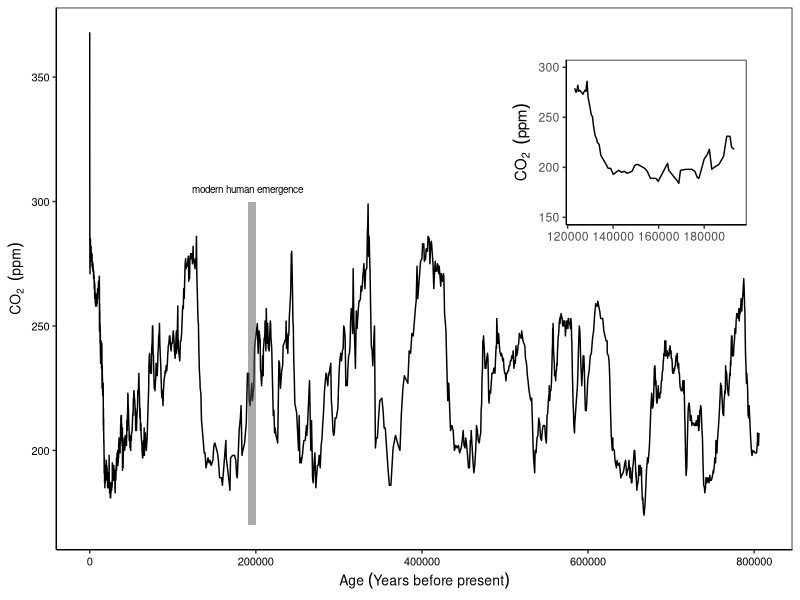

Generate this figure with R:
#Set working directory and import the data
#setwd("C:/Users/zintl/OneDrive - campus.ru.ac.za/M.Sc Project/R code")
data=read.csv("Data/carbon.csv", header=TRUE, sep = ';')

head(data)

library(dplyr)
library(ggplot2)

# force R to plot actual values and not scientific notation
options(scipen=10000)

themed <- theme(panel.grid.minor = element_blank(),
                panel.grid.major = element_blank(),
                panel.background=element_rect(fill="white"),
                axis.line=element_line("black"),
                panel.border=element_rect(fill=NA,colour="black"),
                strip.background=element_rect(fill="grey 80",colour="black"),
                strip.text.x = element_text(size = 7),
                legend.position = 'right')

#Produce the plot
p <- ggplot(data, aes(x=age, y=co2)) +
  geom_line() + 
  xlab("")

#Zoom in to get CO2 values between 123 & 195 kya
#This will create a second plot
p2 <- ggplot(data, aes(x=age, y=co2)) +
  geom_line() +
  scale_x_continuous(limits = c(123000, 195000))+
  scale_y_continuous(limits = c(150, 300)) +
  #theme(axis.text.x = element_text(angle = 45)) +
  labs(y=expression(CO["2"]~~(ppm)), x=NULL) +
  themed

#Make the final plot with the inset
p<-p + annotation_custom(ggplotGrob(p2), xmin = 500000, xmax = 800000, 
                       ymin = 280, ymax = 360)

#Add annotations (text and rectangular strip)
#alpha=0.5 sets the intensity of the rectangle colour
p<-p + annotate("rect", xmin = 190000, xmax=200000, ymin=170, ymax=300, alpha=0.5) +
  annotate("text", x=190000, y=305, label="modern human emergence", size=2.5)

#Change the axis labels
p<-p +labs(x=expression(Age~('Years before present')), y=expression(CO["2"]~~(ppm)))
#Remove legend
p<- p + guides(fill=FALSE)
#Axis text size and direction
p<- p + theme(text = element_text(size=10),axis.text.x = element_text(angle=0, vjust=1,color="black"),axis.text.y = element_text(color="black"))
##Remove grid lines and set background to white
p<- p +theme(panel.grid.minor = element_blank(),panel.grid.major = element_blank(),panel.background=element_rect(fill="white"))
#Black lines around pannels
p<- p+ theme(axis.line=element_line("black"),panel.border=element_rect(fill=NA,colour="black"))
#Strip at top of fig
p<-p + theme(strip.background=element_rect(fill="grey 80",colour="black"))
p